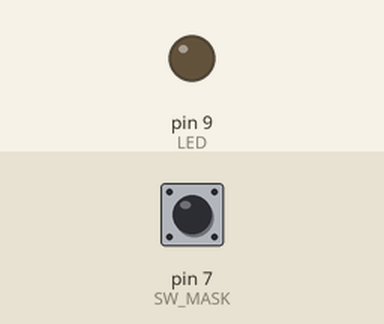
Recording of a sketch running on a simulated Arduino Uno, built with avr-gcc and run on an emulated ATmega328P. Parts: output pins drawn as LEDs (lit = HIGH). Inputs (shaded band) come from the test bench; at power-on: pin 7 (SW_MASK) HIGH.

Above: at 1.2 s.
1.3 s: pin 7 (SW_MASK) pulled LOW for 3.2 s
At 1.7 s:
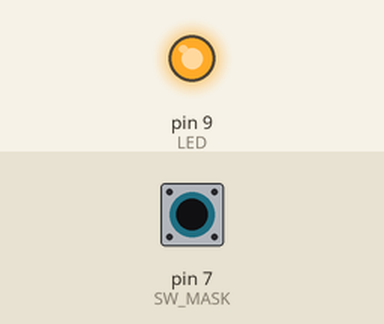
Timing chart, 0 to 6.8 s (numbered marks = the images above; inputs shaded):
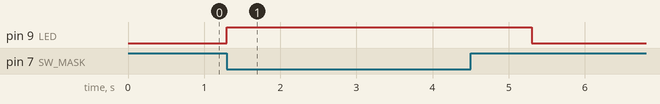

The sketch:

LEDSw.ino
```cpp
// LED: pin 9 --> PB1 (Salida)
// Sw: pin 7 --> PD7 (Entrada)

#define SW_MASK _BV(PIND7)
#define SW_PRES 0

uint8_t sw;

// La función 'setup' se ejecuta una única vez al encender la placa
// o presionar reset.
void setup()
{
  // Configuración de entrada/salida digitales
  DDRB |= _BV(DDB1);      // LED como salida
  DDRD &= ~_BV(DDD7);     // Sw como entrada
  PORTB &= ~_BV(PORTB1);  // Apaga el LED
}

// La función 'loop' corre indefinidamente una y otra vez.
void loop()
{
  // Lee el valor del pulsador
  sw = (PIND & SW_MASK) >> PIND7;

  if(sw == SW_PRES)
  {
    PORTB |= _BV(PORTB1);   // Enciende LED
    delay(1000);
    PORTB &= ~_BV(PORTB1);  // Apaga LED
  }
  delay(1);
}
```

Measured:
- after the input at 1.3 s, pin 9 (LED): LOW → HIGH at once, → LOW 4.0 s later
